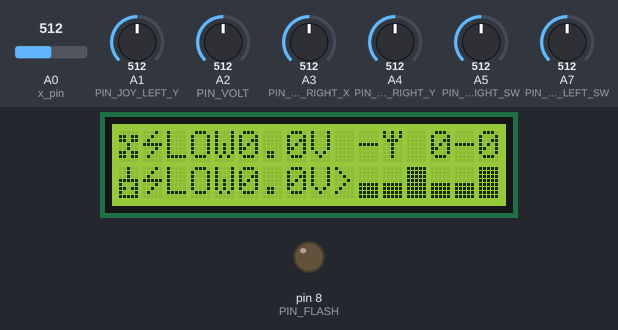
Bench run of a sketch on a simulated Arduino Nano, built with avr-gcc and run on an emulated ATmega328P. Parts: 16×2 character LCD, output pins drawn as LEDs (lit = HIGH). Inputs (shaded band) come from the test bench; at power-on: A0 (x_pin) = 512, A1 (PIN_JOY_LEFT_Y) = 512, A2 (PIN_VOLT) = 512, A3 (PIN_JOY_RIGHT_X) = 512, A4 (PIN_JOY_RIGHT_Y) = 512, A5 (PIN_JOY_RIGHT_SW) = 512, A7 (PIN_JOY_LEFT_SW) = 512. No radio packets arrive unless stated; what the sketch prints to the serial monitor is not drawn.

Above: at 2.3 s.
2.4 s: A0 (x_pin) set to 690
4.8 s: A0 (x_pin) set to 717
At 6.3 s:
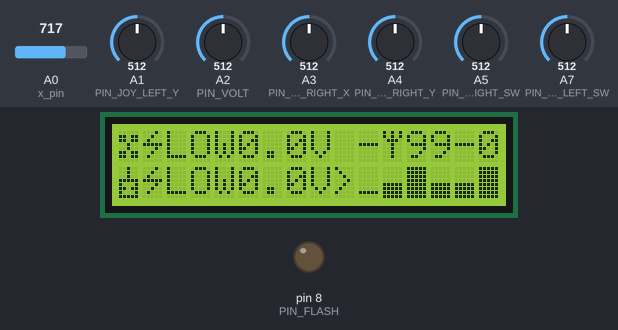
6.8 s: A1 (PIN_JOY_LEFT_Y) set to 694
8.3 s: A1 (PIN_JOY_LEFT_Y) set to 712
At 9.0 s:
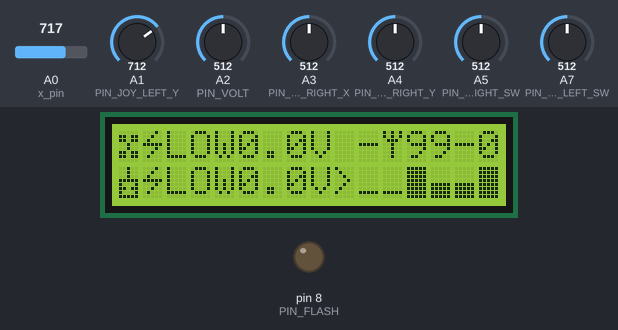
9.8 s: A2 (PIN_VOLT) set to 643
At 10.9 s:
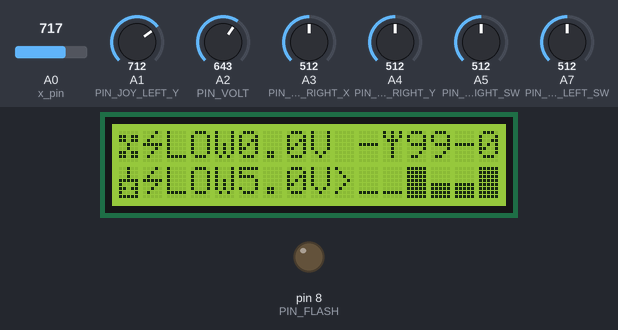
11.5 s: A2 (PIN_VOLT) set to 669
At 12.7 s:
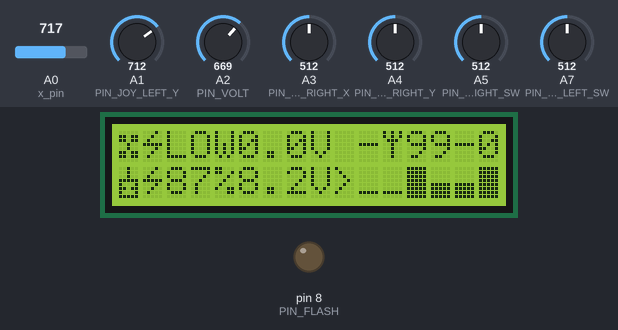
Timing chart, 0 to 14.5 s (numbered marks = the images above; inputs shaded):
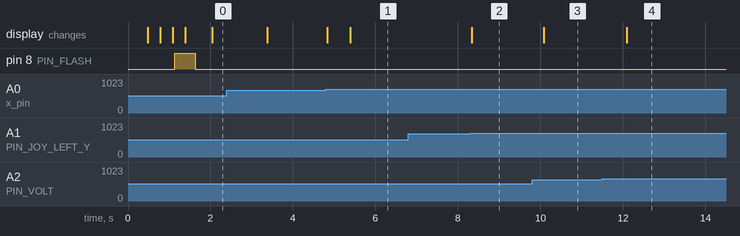

Measured:
- the behaviour switches between 702 and 703 on A0 (x_pin) (found by bisection; images 0 and 1)
- the behaviour switches between 702 and 703 on A1 (PIN_JOY_LEFT_Y) (found by bisection; images 1 and 2)
- the behaviour switches between 656 and 657 on A2 (PIN_VOLT) (found by bisection; images 3 and 4)
- after the input at 4.8 s, the display: first changes at once (image 1 shows a later state)
- after the input at 6.8 s, every drawn part: stays the same
- after the input at 8.3 s, the display: changes at once (image 2)
- after the input at 9.8 s, the display: changes after 0.28 s (image 3)
- after the input at 11.5 s, the display: changes after 0.59 s (image 4)

The sketch:

PULT_2021.ino
```cpp
#include "WrapLCD.h"
#include "WrapRadio.h"
#include "Joystick.h"

LiquidCrystal lcd(PIN_LCD_RS, PIN_LCD_EN, PIN_LCD_D4, PIN_LCD_D5, PIN_LCD_D6, PIN_LCD_D7);

Extra extra;
WrapRadio wrapRadio;
WrapLCD wrapLCD(lcd);
Joystick joyLeft(PIN_JOY_LEFT_X, PIN_JOY_LEFT_Y, PIN_JOY_LEFT_SW, true);
Joystick joyRight(PIN_JOY_RIGHT_X, PIN_JOY_RIGHT_Y, PIN_JOY_RIGHT_SW, false);

void setup() {
  lcd.begin(16, 2);
  wrapLCD.lcdInitialization(lcd);

  Serial.begin(115200);
  Serial.println("Remote controller started");

  wrapRadio.init();
  joyLeft.init();
  joyRight.init();
}

void loop() {
  extra.flash(TIME_FLASH_MS); // heart beat
  extra.getVoltRc(TIME_VOLTAGE_MS);

  extra.showVoltQuad(lcd, TIME_VOLT_LCD_MS, wrapRadio.ack_msg[BT_ACK_VOLT]);
  extra.showVoltRemContrl(lcd, TIME_VOLT_LCD_MS);

  joyLeft.readData(wrapRadio.msg_data[BT_MSG_YAW], wrapRadio.msg_data[BT_MSG_THR], wrapRadio.msg_data[BT_MSG_AUX1],
                   TIME_READ_JOY_MS);
  joyRight.readData(wrapRadio.msg_data[BT_MSG_ROLL], wrapRadio.msg_data[BT_MSG_PTCH], wrapRadio.msg_data[BT_MSG_AUX2],
                    TIME_READ_JOY_MS);

  joyLeft.onLcd(lcd, wrapRadio.msg_data[BT_MSG_YAW], wrapRadio.msg_data[BT_MSG_THR], wrapRadio.msg_data[BT_MSG_AUX1],
                TIME_READ_JOY_MS);
  joyRight.onLcd(lcd, wrapRadio.msg_data[BT_MSG_ROLL], wrapRadio.msg_data[BT_MSG_PTCH], wrapRadio.msg_data[BT_MSG_AUX2],
                 TIME_READ_JOY_MS);

  wrapRadio.sendTimer(TIME_SEND_DATA_MS);

  wrapLCD.powerACK(lcd, wrapRadio.ack_msg, TIME_POWER_WARN_MS);
  wrapLCD.connQuality(lcd, wrapRadio.connQualPerc, TIME_CONN_LCD_MS);
}
```

Defines.h
```cpp
#ifndef DEFINES_H
#define DEFINES_H

#include <Arduino.h>
#include <LiquidCrystal.h>

// <----- DIGITAL PINS ----->

#define PIN_LCD_D7      2
#define PIN_LCD_D6      3
#define PIN_LCD_D5      4
#define PIN_LCD_D4      5
#define PIN_LCD_EN      6
#define PIN_LCD_RS      7

#define PIN_FLASH       8

#define PIN_NRF_CE      9
#define PIN_NRF_CS      10
#define PIN_NRF_MOSI    11
#define PIN_NRF_MISO    12
#define PIN_NRF_SCK     13

// <----- ANALOG PINS ----->

#define PIN_VOLT          A2

// JOYSTICKS
#define PIN_JOY_LEFT_X    A0
#define PIN_JOY_LEFT_Y    A1
#define PIN_JOY_RIGHT_X   A3
#define PIN_JOY_RIGHT_Y   A4
#define PIN_VIBRO         A6 // burned
#define PIN_JOY_RIGHT_SW  A5
#define PIN_JOY_LEFT_SW   A7

// <----- PERIODS ----->

#define TIME_READ_JOY_MS    20
#define TIME_SEND_DATA_MS   20
#define TIME_FLASH_MS       500
#define TIME_VOLTAGE_MS     2000
#define TIME_VOLT_LCD_MS    100
#define TIME_POWER_WARN_MS  500
#define TIME_CONN_UPD_MS    2000
#define TIME_CONN_LCD_MS    200

// <----- CONSTANT VALUES ----->

// DATA
#define SIZE_OF_DATA    6
#define SIZE_OF_ACK     6

#define DATA_MIN        0
#define DATA_AVRG       1
#define DATA_MAX        2

// BYTES MSG
#define BT_MSG_YAW      0
#define BT_MSG_THR      1
#define BT_MSG_AUX1     2
#define BT_MSG_ROLL     3
#define BT_MSG_PTCH     4
#define BT_MSG_AUX2     5

// BYTES ACK
#define BT_ACK_VOLT     0
#define BT_ACK_WARN     1
#define BT_ACK_NUME     2
#define BT_ACK_POWR     3
#define BT_RAW_VLT1     4
#define BT_RAW_VLT2     5

// LCD
#define LCD_LEFT_POS    10
#define LCD_RIGHT_POS   13

// VOLTAGE
#define VOLT_COEFF_K    8.08f // MAGIC VALUE
#define VOLT_COEFF_B    603.0f // MAGIC VALUE
#define VOLT_MIN_RC     6.6f // 2 x 3.3V
#define VOLT_MAX_RC     8.4f // 2 x 4.2V

#define VOLT_MIN_QD     10.05f // 3 x 3.35V
#define VOLT_MAX_QD     12.6f // 3 x 4.2V

#endif // DEFINES_H
```

Joystick.cpp
```cpp
#include "Joystick.h"

Joystick::Joystick(uint8_t x_p, uint8_t y_p, uint8_t sw_p, bool is_lft) :
  x_pin(x_p), y_pin(y_p),
  sw_pin(sw_p), is_left(is_lft)
{
  pinMode(x_pin, INPUT);
  pinMode(y_pin, INPUT);
  pinMode(sw_pin, INPUT);
}

void Joystick::init() {
  uint8_t dataX = map(analogRead(x_pin), 0, 1023, 255, 0);
  if (dataX != 127)
    differ_x = dataX - 127;

  uint8_t dataY = map(analogRead(y_pin), 0, 1023, 255, 0);
  if (dataY != 127)
    differ_y = dataY - 127;

#ifdef DEBUG_JOY
  is_left ? Serial.print("Left: ") : Serial.print("Right: ");
  Serial.print(" | differ_x:"); Serial.print(differ_x);
  Serial.print(" | differ_y:"); Serial.println(differ_y);
  Serial.println("JOYSTICK CALIBRATED!");
#endif // DEBUG_JOY
}

void Joystick::readData(uint8_t& dataX, uint8_t& dataY, uint8_t& dataSW, uint32_t ms) {
  if (millis() - prev_mills_calc >= ms) {

    dataX = map(analogRead(x_pin), 0, 1023, 255, 0);
    if (dataX > (0 + differ_x) && dataX < (255 - differ_x))
      dataX -= differ_x;

    dataY = map(analogRead(y_pin), 0, 1023, 255, 0);
    if (dataY > (0 + differ_y) && dataY < (255 - differ_y))
      dataY -= differ_y;

    dataSW = analogRead(sw_pin);
    dataSW = 255 - dataSW;

#ifdef IS_1_0_DATA
    if (dataX < 80) dataX = DATA_MIN;
    else if (dataX > 180) dataX = DATA_MAX;
    else dataX = DATA_AVRG;

    if (dataY < 80) dataY = DATA_MIN;
    else if (dataY > 180) dataY = DATA_MAX;
    else dataY = DATA_AVRG;

    dataSW = (dataSW > 180) ? DATA_MAX : DATA_MIN;
#endif
#ifdef DEBUG_JOY
    Serial.print(millis() - prev_mills_calc); Serial.print("_");
    Serial.print(__func__); Serial.print("_");
    is_left ? Serial.print("Left: ") : Serial.print("Right: ");
    Serial.print("sigX:"); Serial.print(dataX);
    Serial.print(" | sigY:"); Serial.print(dataY);
    Serial.print(" | sigSW:"); Serial.print(dataSW);
    Serial.println();
#endif // DEBUG_JOY
    prev_mills_calc = millis();
  }
}

void Joystick::onLcd(LiquidCrystal& lcd, uint8_t x, uint8_t y, uint8_t sw, uint32_t ms) {
  if (millis() - prev_mills_show >= ms) {
    uint8_t pos = 0;
    if (is_left) pos = LCD_LEFT_POS;
    else pos = LCD_RIGHT_POS;

    // X
    lcd.setCursor(pos, 1);
    if (x > 5 && x < 64) lcd.write("_");
    else if (x >= 64 && x < 128) lcd.write(byte(4));
    else if (x >= 128 && x < 192) lcd.write(byte(5));
    else if (x >= 192 && x <= 255) lcd.write(byte(6));
    else lcd.write(" ");
    // Y
    lcd.setCursor(pos + 1, 1);
    if (y > 5 && y < 64) lcd.write("_");
    else if (y >= 64 && y < 128) lcd.write(byte(4));
    else if (y >= 128 && y < 192) lcd.write(byte(5));
    else if (y >= 192 && y <= 255) lcd.write(byte(6));
    else lcd.write(" ");
    // CLICKED
    lcd.setCursor(pos + 2, 1);
    if (sw >= 128) lcd.write(byte(6));
    else lcd.write("_");

#ifdef IS_1_0_DATA
    // X
    lcd.setCursor(pos, 1);
    if (x == DATA_MIN) lcd.write("_");
    else if (x == DATA_AVRG) lcd.write(byte(4));
    else lcd.write(byte(6));
    // Y
    lcd.setCursor(pos + 1, 1);
    if (y == DATA_MIN) lcd.write("_");
    else if (y == DATA_AVRG) lcd.write(byte(4));
    else lcd.write(byte(6));
    // CLICKED
    lcd.setCursor(pos + 2, 1);
    if (sw >= DATA_AVRG) lcd.write(byte(6));
    else lcd.write("_");
#endif

    prev_mills_show = millis();
  }
}
```

Joystick.h
```cpp
#ifndef JOYSTICK_H
#define JOYSTICK_H

#include <LiquidCrystal.h>

#include "Defines.h"

//#define DEBUG_JOY
#define IS_1_0_DATA

class Joystick {
	bool is_left = false;

	uint8_t differ_x = 0;
	uint8_t differ_y = 0;
	uint8_t x_pin = 0;
	uint8_t y_pin = 0;
	uint8_t sw_pin = 0;

	uint32_t prev_mills_calc = 0; // last read
	uint32_t prev_mills_show = 0; // last show

public:
	Joystick(uint8_t x_p, uint8_t y_p, uint8_t sw_p, bool is_lft);

  void init();
	void readData(uint8_t& dataX, uint8_t& dataY, uint8_t& dataSW, uint32_t ms);
	void onLcd(LiquidCrystal& lcd, uint8_t x, uint8_t y, uint8_t sw, uint32_t ms);
};
#endif // JOYSTICK
```

WrapRadio.cpp
```cpp
#include "WrapRadio.h"

WrapRadio::WrapRadio() {
  radio = new RF24(PIN_NRF_CE, PIN_NRF_CS);
}

WrapRadio::~WrapRadio() {
  delete radio;
}

void WrapRadio::init() {
  if (radio != NULL) {
    radio->begin();
    radio->setAutoAck(true);
    radio->enableAckPayload();
    radio->setPayloadSize(SIZE_OF_DATA);

    radio->openWritingPipe(0x7878787878LL);
    radio->setChannel(0x60);

    radio->setPALevel(RF24_PA_MAX); // RF24_PA_MIN, RF24_PA_LOW, RF24_PA_HIGH, RF24_PA_MAX
    radio->setDataRate(RF24_1MBPS); // RF24_2MBPS, RF24_1MBPS, RF24_250KBPS

    radio->powerUp();
    radio->stopListening();
  }
  else {
    Serial.println("Null pointer in WrapRadio");
  }
}

void WrapRadio::updCount() {
  countAllTry++;
  if (countAllTry >= allPackets - 1) {
    connQualPerc = (countGoodTry * 100) / countAllTry;
    if (connQualPerc >= 100)connQualPerc = 99;
    countGoodTry = 0;
    countAllTry = 0;
  }
}

void WrapRadio::sendTimer(uint32_t ms) {
  if (millis() - prevSendMs >= ms) {
#ifdef DEBUG_RAD
    Serial.print(millis() - prevSendMs); Serial.print("_");
    Serial.println(__func__);
#endif
    prevSendMs = millis();
    //_________________________
    updCount();
    //_________________________
    for (size_t i = 0; i < SIZE_OF_ACK; i++) // DROP ALL ACK
      ack_msg[i] = 0;
    ack_msg[BT_ACK_POWR] = 10;
    //_________________________
    if (radio->write(msg_data, SIZE_OF_DATA)) { // ---> OK CONNECTION <---
      countGoodTry++;
      if (radio->available()) { // READ ACK
        while (radio->available()) { // OK ACK
          radio->read(ack_msg, SIZE_OF_ACK);
#ifdef DEBUG_RAD
          uint8_t* uint8_t_ack = static_cast<uint8_t*>(ack_msg);
          Serial.print("Answer 0: "); Serial.println((int)uint8_t_ack[BT_ACK_VOLT]); // enter number of byte
          Serial.print("Answer 1: "); Serial.println((int)uint8_t_ack[BT_ACK_WARN]);
#endif //DEBUG_RAD
        }
      }
      else { // NO ACK
#ifdef DEBUG_RAD
        Serial.println("Empty ack");
#endif // DEBUG_RAD
      }
    }
    else { // ---> NO CONNECTION <---
#ifdef DEBUG_RAD
      Serial.println("Connection error");
#endif // DEBUG_RAD
    }
  }
}

Extra::Extra() {
  pinMode(pinFlash, OUTPUT);
  pinMode(pinVolt, INPUT);
}

void Extra::flash(uint32_t ms) {
  if (millis() - prevFlashMs >= ms) {
#ifdef DEBUG_EXTRA
    Serial.print(millis() - prevFlashMs); Serial.print("_");
    Serial.println(__func__);
#endif
    prevFlashMs = millis();
    //_________________________
    (stateLed == LOW) ? stateLed = HIGH : stateLed = LOW;
    digitalWrite(pinFlash, stateLed);
  }
}

void Extra::getVoltRc(uint32_t ms) {
  if (millis() - prevVoltGetMs >= ms) {
#ifdef DEBUG_EXTRA
    Serial.print(millis() - prevVoltGetMs); Serial.print("_");
    Serial.println(__func__);
#endif
    prevVoltGetMs = millis();
    //_________________________
    uint16_t readSignal = analogRead(pinVolt);
    voltResRc = ((float)readSignal - VOLT_COEFF_B) / VOLT_COEFF_K;
    // in percents
    float diffCurr = voltResRc - VOLT_MIN_RC;
    voltPercentRc = (diffCurr / diffMinMaxRc) * 100;
    if (voltPercentRc >= 100) voltPercentRc = 99;
    //Serial.print("rc volt: "); Serial.println(readSignal);
  }
}

void Extra::showVoltQuad(LiquidCrystal& lcd, uint32_t ms, uint8_t quadVolt) {
  if (millis() - prevVoltLcdQdMs >= ms) {
#ifdef DEBUG_EXTRA
    Serial.print(millis() - prevVoltLcdQdMs); Serial.print("_");
    Serial.println(__func__);
#endif
    prevVoltLcdQdMs = millis();
    //_________________________
    // ---perc---
    lcd.setCursor(2, 0);
    float diffCurr = (quadVolt / 10.0f) - VOLT_MIN_QD;
    voltPercentQd = (diffCurr / diffMinMaxQd) * 100;
    if (voltPercentQd >= 100) voltPercentQd = 99;
    // ---
    if (voltPercentQd < 0) lcd.print("LOW");
    if (voltPercentQd >= 0 && voltPercentQd < 10) {
      lcd.print(" ");
      lcd.print(voltPercentQd);
      lcd.print("%");
    }
    if (voltPercentQd >= 10) {
      lcd.print(voltPercentQd);
      lcd.print("%");
    }
    // ---abs---
    lcd.setCursor(5, 0);
    lcd.print("     "); // clear prev print
    lcd.setCursor(5, 0);
    dtostrf(quadVolt / 10.0f, 4, 1, CharQuad);
    if (quadVolt / 10.0f >= 10.0f) {
      for (int i = 0; i < 4; i++)
        lcd.print(CharQuad[i]);
    }
    else {
      for (int i = 1; i < 4; i++)
        lcd.print(CharQuad[i]);
    }
    lcd.print("V");
  }
}

void Extra::showVoltRemContrl(LiquidCrystal& lcd, uint32_t ms) {
  if (millis() - prevVoltLcdRcMs >= ms) {
#ifdef DEBUG_EXTRA
    Serial.print(millis() - prevVoltLcdRcMs); Serial.print("_");
    Serial.println(__func__);
#endif
    prevVoltLcdRcMs = millis();
    //_________________________
    // ---perc---
    lcd.setCursor(2, 1);
    if (voltPercentRc < 0) lcd.print("LOW");
    if (voltPercentRc >= 0 && voltPercentRc < 10) {
      lcd.print(" ");
      lcd.print(voltPercentRc);
      lcd.print("%");
    }
    if (voltPercentRc >= 10) {
      lcd.print(voltPercentRc);
      lcd.print("%");
    }
    // ---abs---
    lcd.setCursor(5, 1);
    dtostrf(voltResRc, 4, 1, CharRCntrl);
    if (voltResRc < 0.0f) {
      lcd.print("0.0");
    }
    else if (voltResRc >= 10.0f) {
      for (int i = 0; i < 4; i++)
        lcd.print(CharRCntrl[i]);
    }
    else {
      for (int i = 1; i < 4; i++)
        lcd.print(CharRCntrl[i]);
    }
    lcd.print("V");
  }
}
```

WrapRadio.h
```cpp
#ifndef WRAPRADIO_H
#define WRAPRADIO_H

#include <RF24.h>
#include "Defines.h"

//#define DEBUG_RAD
class WrapRadio
{
  public:
    WrapRadio();
    ~WrapRadio();

    RF24* radio = NULL;

    uint8_t pipeNum = 0;

    // ACK bytes: 0 - quad volt, 1 - is max reached, 2 - num of motor, 3 - main power
    uint8_t ack_msg[SIZE_OF_ACK] = {0};

    // left[1]throttle, left[0]yaw, right[4]pitch, right[3]roll
    uint8_t msg_data[SIZE_OF_DATA] = {0};

    uint8_t connQualPerc = 0;

    void init();
    void sendTimer(uint32_t ms);

  private:
    uint8_t countGoodTry = 0;
    uint8_t countAllTry = 0;
    const uint16_t allPackets = TIME_CONN_UPD_MS / TIME_SEND_DATA_MS;

    uint32_t prevSendMs = 0;

    void updCount();
};

//#define DEBUG_EXTRA
class Extra
{
  public:
    Extra();

    float voltResRc = 0.0f;

    void flash(uint32_t ms);
    void getVoltRc(uint32_t ms);

    void showVoltQuad(LiquidCrystal& lcd, uint32_t ms, uint8_t quadVolt);
    void showVoltRemContrl(LiquidCrystal& lcd, uint32_t ms);

  private:
    char CharQuad[5];
    char CharRCntrl[5];

    uint8_t pinFlash = PIN_FLASH;
    uint8_t pinVolt  = PIN_VOLT;

    int16_t voltPercentRc = 0;
    int16_t voltPercentQd = 0;

    uint32_t prevFlashMs      = 0;
    uint32_t prevVoltGetMs    = 0;
    uint32_t prevVoltLcdQdMs  = 0;
    uint32_t prevVoltLcdRcMs  = 0;

    bool stateLed = false;

    float diffMinMaxRc = VOLT_MAX_RC - VOLT_MIN_RC;
    float diffMinMaxQd = VOLT_MAX_QD - VOLT_MIN_QD;
};
#endif // WRAPRADIO_H
```

WrapLCD.cpp
```cpp
#include "WrapLCD.h"

WrapLCD::WrapLCD(LiquidCrystal& lcd) {
  uint8_t quad[8] = { // 0
    0b00000,
    0b11011,
    0b11011,
    0b00100,
    0b00100,
    0b11011,
    0b11011,
    0b00000
  };
  uint8_t battary[8] = { // 1
    0b00010,
    0b00100,
    0b01000,
    0b11111,
    0b00010,
    0b00100,
    0b01000,
    0b00000
  };
  uint8_t remContr[8] = { // 2
    0b00100,
    0b00100,
    0b00100,
    0b11111,
    0b10001,
    0b11011,
    0b10001,
    0b11111
  };
  uint8_t aerial[8] = { // 3
    0b10101,
    0b10101,
    0b01110,
    0b00100,
    0b00100,
    0b00100,
    0b00100,
    0b00000
  };
  uint8_t lev2[8] = { // 4
    0b00000,
    0b00000,
    0b00000,
    0b00000,
    0b11111,
    0b11111,
    0b11111,
    0b11111
  };
  uint8_t lev3[8] = { // 5
    0b00000,
    0b00000,
    0b11111,
    0b11111,
    0b11111,
    0b11111,
    0b11111,
    0b11111
  };
  uint8_t lev4[8] = { // 6
    0b11111,
    0b11111,
    0b11111,
    0b11111,
    0b11111,
    0b11111,
    0b11111,
    0b11111
  };

  lcd.createChar(0, quad);
  lcd.createChar(1, battary);
  lcd.createChar(2, remContr);
  lcd.createChar(3, aerial);
  lcd.createChar(4, lev2);
  lcd.createChar(5, lev3);
  lcd.createChar(6, lev4); // 7 is empty (reserved)

  pinMode(pinVibro, OUTPUT);
}

void WrapLCD::lcdInitialization(LiquidCrystal& lcd) {
  lcd.setCursor(1, 0);
  lcd.print("REMOTE CONTROL");
  lcd.setCursor(1, 1);
  lcd.print("INITIALIZATION");
  delay(400);
  for (byte str = 0; str < 2; str++) {
    for (byte stl = 0; stl < 16; stl++) {
      lcd.setCursor(stl, str);
      lcd.print("X");
      delay(20);
    }
  }
  lcd.clear();

  lcd.setCursor(0, 0);
  lcd.write(byte(0));

  lcd.setCursor(1, 0);
  lcd.write(byte(1));

  lcd.setCursor(0, 1);
  lcd.write(byte(2));

  lcd.setCursor(1, 1);
  lcd.write(byte(1));

  lcd.setCursor(11, 0);
  lcd.write(byte(3));

  //---------------------
  lcd.setCursor(9, 1);
  lcd.write(">");
}

void WrapLCD::powerACK(LiquidCrystal& lcd, uint8_t* ack_data, uint32_t ms) {
  if (millis() - prevMillisWarnMs >= ms) {
#ifdef DEBUG_LCD
    Serial.print(millis() - prevMillisWarnMs); Serial.print("_");
    Serial.print(__func__); Serial.print("_");
    Serial.println(ack_data[BT_ACK_WARN]);
#endif
    prevMillisWarnMs = millis();
    //_________________________
    // 1 isMaxReached & 2 number of motor
    lcd.setCursor(14, 0);
    if (ack_data[BT_ACK_WARN] != 0) {
      if(warnState){
        lcd.write("!");
        analogWrite(pinVibro, 1023);
      }
      else{
        lcd.write(" ");
        analogWrite(pinVibro, LOW);
      }
      warnState = ! warnState;
    }
    else {
      lcd.write("-");
      warnState = false;
    }
    lcd.setCursor(15, 0);
    lcd.print(ack_data[BT_ACK_NUME]);
    // 3 main power
    lcd.setCursor(10, 0);
    if (ack_data[BT_ACK_POWR] >= 0 && ack_data[BT_ACK_POWR] < 10)
      lcd.print(ack_data[BT_ACK_POWR]);
    else
      lcd.print("-");
    // --- raw voltage --- BT_RAW_VLT1 & BT_RAW_VLT2
    uint8_t rawVoltArr[sizeof (uint16_t)] = {0};
    rawVoltArr[0] = ack_data[BT_RAW_VLT1];
    rawVoltArr[1] = ack_data[BT_RAW_VLT2];
    uint16_t rawVolt = 0;
    memcpy(&rawVolt, rawVoltArr, sizeof (uint16_t));
    //Serial.print("raw quad volt: "); Serial.println(rawVolt);
  }
}

void WrapLCD::connQuality(LiquidCrystal& lcd, uint8_t quality, uint32_t ms) {
  if (millis() - prevMillisQualMs >= ms) {
#ifdef DEBUG_LCD
    Serial.print(millis() - prevMillisQualMs); Serial.print("_");
    Serial.print(__func__); Serial.print("_");
    Serial.println(quality);
#endif
    prevMillisQualMs = millis();
    //_________________________
    lcd.setCursor(12, 0);
    if (quality < 10) {
      lcd.print(" ");
      lcd.setCursor(13, 0);
    }
    lcd.print(quality);
  }
}
```

WrapLCD.h
```cpp
#ifndef WRAPLCD_H
#define WRAPLCD_H

#include "Defines.h"

//#define DEBUG_LCD

class WrapLCD
{
  public:
    WrapLCD(LiquidCrystal& lcd);

    bool warnState = false;

    void lcdInitialization(LiquidCrystal& lcd);

    void powerACK(LiquidCrystal& lcd, uint8_t* ack_data, uint32_t ms);

    void connQuality(LiquidCrystal& lcd, uint8_t quality, uint32_t ms);

  private:
    uint8_t pinVibro = PIN_VIBRO;

    uint32_t prevMillisWarnMs = 0;
    uint32_t prevMillisQualMs = 0;
};

#endif // WRAPLCD_H
```
